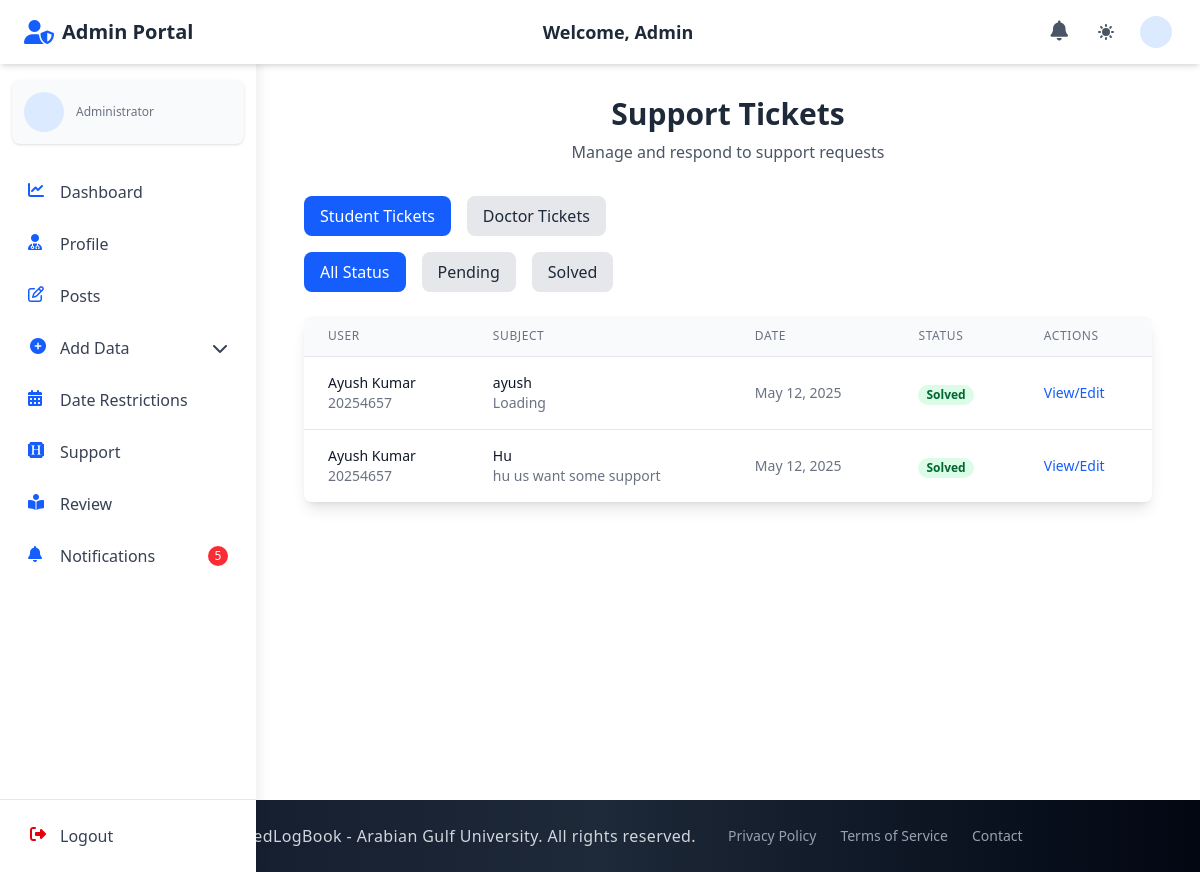
Screenshot of /admin_section/admin_support/ (signed in) with the database file from the repository.
### student_section/models.py (models this page shows, shortened)
class SupportTicket(models.Model):
    student = models.ForeignKey(Student, on_delete=models.CASCADE, related_name='support_tickets')
    subject = models.CharField(max_length=100)
    description = models.TextField()
    date_created = models.DateTimeField(auto_now_add=True)
    STATUS_CHOICES = [
        ('pending', 'Pending'),
        ('solved', 'Solved')
    ]
    status = models.CharField(max_length=20, choices=STATUS_CHOICES, default='pending')
    admin_comments = models.TextField(blank=True)
    resolved_date = models.DateTimeField(null=True, blank=True)
    class Meta:
        ordering = ['-date_created']
        verbose_name = "Support Ticket"
        verbose_name_plural = "Support Tickets"

### accounts/models.py (models this page shows, shortened)
class Student(models.Model):
    user = models.OneToOneField(
        CustomUser, on_delete=models.CASCADE, related_name="student"
    )
    student_id = models.CharField(max_length=30, unique=True)
    group = models.ForeignKey(
        "admin_section.Group",
        on_delete=models.SET_NULL,
        null=True,
        blank=True,
        related_name="students",
    )

class CustomUser(AbstractUser):
    email = models.EmailField(unique=True)
    first_name = models.CharField(max_length=150, blank=True)
    last_name = models.CharField(max_length=150, blank=True)
    profile_photo = models.ImageField(
        upload_to="profiles/", blank=True, null=True, default="profiles/default.jpg"
    )
    city = models.CharField(max_length=100, blank=True)
    country = models.CharField(max_length=100, blank=True)
    phone_no = models.CharField(max_length=20, blank=True)
    bio = models.TextField(blank=True)
    speciality = models.CharField(max_length=100, blank=True)
    ROLE_CHOICES = (
        ("student", "Student"),
        ("doctor", "Doctor"),
        ("staff", "Staff"),
        ("admin", "Admin"),
    )
    role = models.CharField(max_length=10, choices=ROLE_CHOICES, default="student")
    groups = models.ManyToManyField(
        "auth.Group", related_name="customuser_groups", blank=True
    )
    user_permissions = models.ManyToManyField(
        "auth.Permission", related_name="customuser_permissions", blank=True
    )
    USERNAME_FIELD = "email"
    REQUIRED_FIELDS = ["username"]

### admin_section/views.py (the view)
# urls.py: path("admin_support/", views.admin_support, name="admin_support"),
@login_required
def admin_support(request):
    ticket_type = request.GET.get('type', 'student')
    status_filter = request.GET.get('status', '')
    if ticket_type == 'doctor':
        tickets = DoctorSupportTicket.objects.all().order_by('-date_created')
    else:  # default to student tickets
        tickets = SupportTicket.objects.all().order_by('-date_created')
        ticket_type = 'student'  # ensure valid value
    if status_filter in ['pending', 'solved']:
        tickets = tickets.filter(status=status_filter)
    context = {
        'tickets': tickets,
        'status_filter': status_filter,
        'ticket_type': ticket_type,
    }
    return render(request, "admin_section/admin_support.html", context)

### admin_section/context_processors.py (called while the page is built)
def admin_notification_count(request):
    if request.user.is_authenticated and request.user.role == 'admin':
        try:
            admin_unread_notifications_count = AdminNotification.objects.filter(recipient=request.user, is_read=False).count()
            return {'admin_unread_notifications_count': admin_unread_notifications_count}
        except:
            pass
    return {'admin_unread_notifications_count': 0}

### doctor_section/context_processors.py (called while the page is built, shortened)
def notification_count(request):
    return {'unread_notifications_count': 0}

### staff_section/context_processors.py (called while the page is built, shortened)
def staff_notification_count(request):
    return {'staff_unread_notifications_count': 0}

### student_section/context_processors.py (called while the page is built, shortened)
def student_notification_count(request):
    return {'student_unread_notifications_count': 0}

### admin_section/templates/admin_section/admin_support.html (shortened to what this page needs)
{% extends 'base.html' %}
{% block navbar %}
{% include 'components/admin_auth_navbar.html' %}
{% endblock %}
{% block content %}
  <div class="container mx-auto px-4 py-8">
    <div class="text-center mb-8">
      <h2 class="text-3xl font-bold text-gray-800 dark:text-white">Support Tickets</h2>
      <p class="text-gray-600 dark:text-gray-300 mt-2">Manage and respond to support requests</p>
    </div>
    <div class="mb-4 flex flex-wrap gap-4">
      <a href="{% url 'admin_section:admin_support' %}?type=student{% if status_filter %}&status={{ status_filter }}{% endif %}" class="px-4 py-2 rounded-lg {% if ticket_type == 'student' %}bg-blue-600 text-white{% else %}bg-gray-200 text-gray-800 dark:bg-gray-700 dark:text-white{% endif %} hover:bg-blue-700 hover:text-white transition-colors duration-200">
        Student Tickets
      </a>
      <a href="{% url 'admin_section:admin_support' %}?type=doctor{% if status_filter %}&status={{ status_filter }}{% endif %}" class="px-4 py-2 rounded-lg {% if ticket_type == 'doctor' %}bg-purple-600 text-white{% else %}bg-gray-200 text-gray-800 dark:bg-gray-700 dark:text-white{% endif %} hover:bg-purple-700 hover:text-white transition-colors duration-200">
        Doctor Tickets
      </a>
    </div>
    <div class="mb-6 flex flex-wrap gap-4">
      <a href="{% url 'admin_section:admin_support' %}?type={{ ticket_type }}" class="px-4 py-2 rounded-lg {% if not status_filter %}bg-blue-600 text-white{% else %}bg-gray-200 text-gray-800 dark:bg-gray-700 dark:text-white{% endif %} hover:bg-blue-700 hover:text-white transition-colors duration-200">
        All Status
      </a>
      <a href="{% url 'admin_section:admin_support' %}?type={{ ticket_type }}&status=pending" class="px-4 py-2 rounded-lg {% if status_filter == 'pending' %}bg-yellow-500 text-white{% else %}bg-gray-200 text-gray-800 dark:bg-gray-700 dark:text-white{% endif %} hover:bg-yellow-600 hover:text-white transition-colors duration-200">
        Pending
      </a>
      <a href="{% url 'admin_section:admin_support' %}?type={{ ticket_type }}&status=solved" class="px-4 py-2 rounded-lg {% if status_filter == 'solved' %}bg-green-600 text-white{% else %}bg-gray-200 text-gray-800 dark:bg-gray-700 dark:text-white{% endif %} hover:bg-green-700 hover:text-white transition-colors duration-200">
        Solved
      </a>
    </div>
    <div class="bg-white dark:bg-gray-800 rounded-lg shadow-lg overflow-hidden">
      {% if tickets %}
        <table class="min-w-full divide-y divide-gray-200 dark:divide-gray-700">
          <thead class="bg-gray-50 dark:bg-gray-700">
            <tr>
              <th scope="col" class="px-6 py-3 text-left text-xs font-medium text-gray-500 dark:text-gray-300 uppercase tracking-wider">User</th>
              <th scope="col" class="px-6 py-3 text-left text-xs font-medium text-gray-500 dark:text-gray-300 uppercase tracking-wider">Subject</th>
              <th scope="col" class="px-6 py-3 text-left text-xs font-medium text-gray-500 dark:text-gray-300 uppercase tracking-wider">Date</th>
              <th scope="col" class="px-6 py-3 text-left text-xs font-medium text-gray-500 dark:text-gray-300 uppercase tracking-wider">Status</th>
              <th scope="col" class="px-6 py-3 text-left text-xs font-medium text-gray-500 dark:text-gray-300 uppercase tracking-wider">Actions</th>
            </tr>
          </thead>
          <tbody class="bg-white dark:bg-gray-800 divide-y divide-gray-200 dark:divide-gray-700">
            {% for ticket in tickets %}
              <tr class="hover:bg-gray-50 dark:hover:bg-gray-700">
                <td class="px-6 py-4 whitespace-nowrap">
                  {% if ticket_type == 'student' %}
                    <div class="text-sm font-medium text-gray-900 dark:text-white">{{ ticket.student.user.get_full_name }}</div>
                    <div class="text-sm text-gray-500 dark:text-gray-400">{{ ticket.student.student_id }}</div>
                  {% else %}
                    <div class="text-sm font-medium text-gray-900 dark:text-white">Dr. {{ ticket.doctor.user.get_full_name }}</div>
                    <div class="text-sm text-gray-500 dark:text-gray-400">Doctor</div>
                  {% endif %}
                </td>
                <td class="px-6 py-4">
                  <div class="text-sm text-gray-900 dark:text-white">{{ ticket.subject }}</div>
                  <div class="text-sm text-gray-500 dark:text-gray-400 truncate max-w-xs">{{ ticket.description|truncatechars:50 }}</div>
                </td>
                <td class="px-6 py-4 whitespace-nowrap text-sm text-gray-500 dark:text-gray-300">{{ ticket.date_created|date:"M d, Y" }}</td>
                <td class="px-6 py-4 whitespace-nowrap">
                  <span class="px-2 inline-flex text-xs leading-5 font-semibold rounded-full {% if ticket.status == 'solved' %}bg-green-100 text-green-800 dark:bg-green-800 dark:text-green-100{% else %}bg-yellow-100 text-yellow-800 dark:bg-yellow-800 dark:text-yellow-100{% endif %}">
                    {{ ticket.status|title }}
                  </span>
                </td>
                <td class="px-6 py-4 whitespace-nowrap text-sm font-medium">
                  <a href="{% url 'admin_section:resolve_ticket' ticket.id %}?type={{ ticket_type }}" class="text-blue-600 hover:text-blue-900 dark:text-blue-400 dark:hover:text-blue-300">
                    {% if ticket.status == 'pending' %}Resolve{% else %}View/Edit{% endif %}
                  </a>
                </td>
              </tr>
            {% endfor %}
          </tbody>
        </table>
      {% endif %}
    </div>
  </div>
{% endblock %}

### rows the page displays
SupportTicket: student.user.get_full_name "Ayush Kumar", student.student_id "20254657", subject "ayush", description "Loading", date_created "May 12, 2025", status "Solved", shows "View/Edit"
SupportTicket: student.user.get_full_name "Ayush Kumar", student.student_id "20254657", subject "Hu", description "hu us want some support", date_created "May 12, 2025", status "Solved", shows "View/Edit"

### other values shown
{{ admin_unread_notifications_count }} "5"
